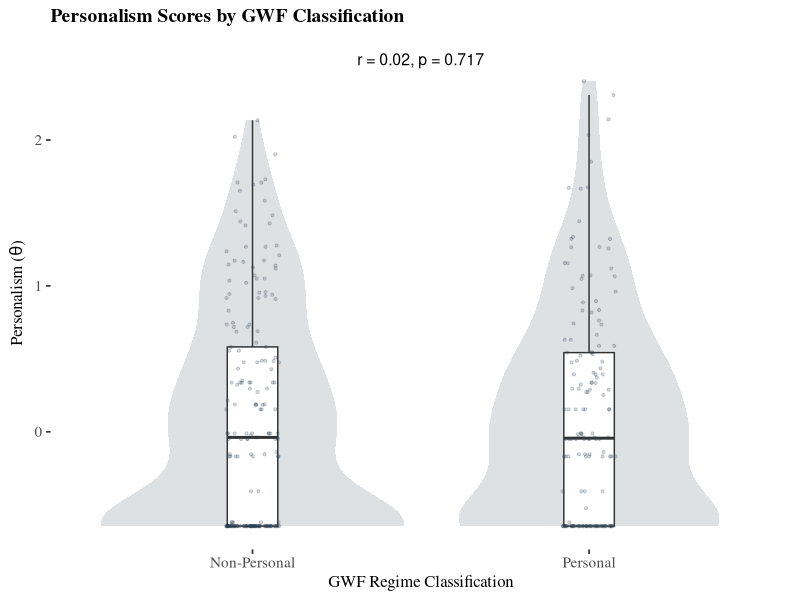
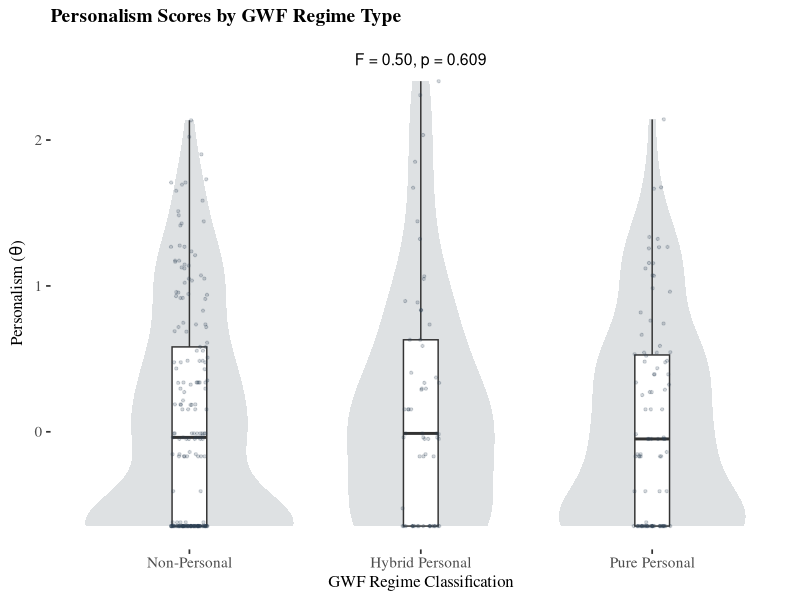
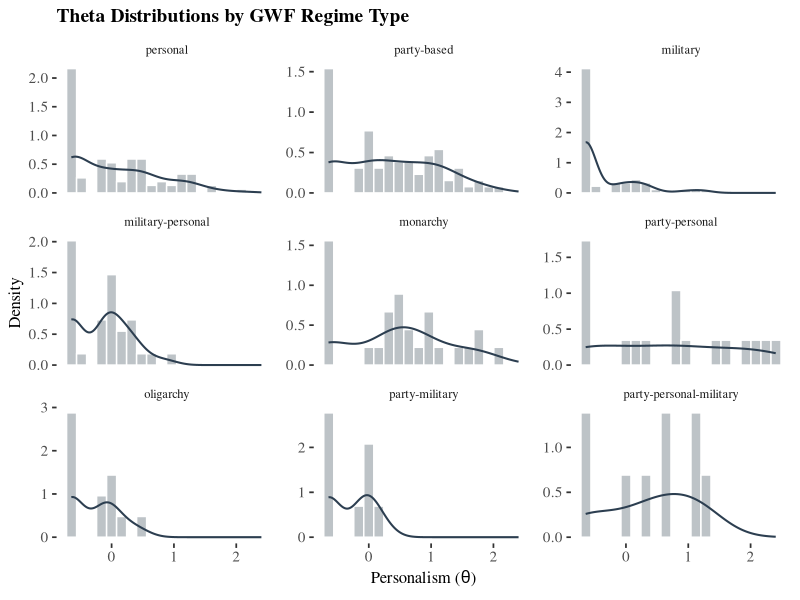

Here is the R script that generated these plots, in order: (Note: this script raises an error after producing the figures.)
# ============================================================================
# 04_gwf_comparison.R — Validate theta against GWF regime classifications
# ============================================================================

library(here)
library(readr)
library(dplyr)
library(tidyr)
library(ggplot2)
library(ggthemes)

fig_dir <- here("figures")
dir.create(fig_dir, showWarnings = FALSE)

# --- Load data --------------------------------------------------------------
gwf <- read_csv(here("data", "raw", "gwf_comparison.csv"), show_col_types = FALSE)
cat(sprintf("Loaded %d leaders, %d with GWF match\n",
            nrow(gwf), sum(!is.na(gwf$gwf_personal))))

# Restrict to matched leaders
matched <- gwf |> filter(!is.na(gwf_personal))

# --- Recode regime types into categories ------------------------------------
matched <- matched |>
  mutate(
    gwf_cat = case_when(
      gwf_regimetype == "personal" ~ "Pure Personal",
      grepl("personal", gwf_regimetype) ~ "Hybrid Personal",
      TRUE ~ "Non-Personal"
    ),
    gwf_cat = factor(gwf_cat,
                     levels = c("Non-Personal", "Hybrid Personal", "Pure Personal")),
    gwf_personal_f = factor(gwf_personal,
                            levels = c(0, 1),
                            labels = c("Non-Personal", "Personal"))
  )

# --- Summary statistics -----------------------------------------------------
cat("\n--- Theta by GWF binary classification ---\n")
summ_binary <- matched |>
  group_by(gwf_personal_f) |>
  summarise(
    n     = n(),
    mean  = mean(theta),
    sd    = sd(theta),
    med   = median(theta),
    .groups = "drop"
  )
print(summ_binary)

cat("\n--- Theta by GWF three-way classification ---\n")
summ_three <- matched |>
  group_by(gwf_cat) |>
  summarise(
    n     = n(),
    mean  = mean(theta),
    sd    = sd(theta),
    med   = median(theta),
    .groups = "drop"
  )
print(summ_three)

# --- Statistical tests ------------------------------------------------------

# Point-biserial correlation (= Pearson on binary)
r_pb <- cor.test(matched$theta, matched$gwf_personal)
cat(sprintf("\nPoint-biserial r = %.3f, p = %.4f, 95%% CI [%.3f, %.3f]\n",
            r_pb$estimate, r_pb$p.value,
            r_pb$conf.int[1], r_pb$conf.int[2]))

# Welch's t-test
tt <- t.test(theta ~ gwf_personal_f, data = matched)
cat(sprintf("Welch t = %.3f, df = %.1f, p = %.4f\n",
            tt$statistic, tt$parameter, tt$p.value))

# Cohen's d
personal    <- matched$theta[matched$gwf_personal == 1]
nonpersonal <- matched$theta[matched$gwf_personal == 0]
pooled_sd   <- sqrt(((length(personal) - 1) * sd(personal)^2 +
                      (length(nonpersonal) - 1) * sd(nonpersonal)^2) /
                     (length(personal) + length(nonpersonal) - 2))
cohens_d    <- (mean(personal) - mean(nonpersonal)) / pooled_sd
cat(sprintf("Cohen's d = %.3f\n", cohens_d))

# One-way ANOVA on three-way classification
aov_three <- aov(theta ~ gwf_cat, data = matched)
f_stat    <- summary(aov_three)[[1]][["F value"]][1]
f_pval    <- summary(aov_three)[[1]][["Pr(>F)"]][1]
cat(sprintf("ANOVA (3-way): F = %.3f, p = %.4f\n", f_stat, f_pval))

# --- Common theme -----------------------------------------------------------
base_theme <- theme_tufte(base_size = 13) +
  theme(
    plot.title    = element_text(size = 14, face = "bold"),
    axis.title    = element_text(size = 12),
    axis.text     = element_text(size = 11),
    strip.text    = element_text(size = 10)
  )

# =========================================================================
# Figure: Violin + Box plot — Binary classification
# =========================================================================
p_binary <- ggplot(matched, aes(x = gwf_personal_f, y = theta)) +
  geom_violin(fill = "#BDC3C7", alpha = 0.5, colour = NA) +
  geom_boxplot(width = 0.15, outlier.shape = NA, fill = "white") +
  geom_jitter(width = 0.08, alpha = 0.2, size = 0.8, colour = "#2C3E50") +
  labs(
    x = "GWF Regime Classification",
    y = expression(paste("Personalism (", theta, ")")),
    title = "Personalism Scores by GWF Classification"
  ) +
  annotate("text", x = 1.5, y = max(matched$theta) + 0.15,
           label = sprintf("r = %.2f, p = %.3f", r_pb$estimate, r_pb$p.value),
           size = 4, hjust = 0.5) +
  base_theme

ggsave(file.path(fig_dir, "fig_gwf_binary.pdf"), p_binary,
       device = cairo_pdf, width = 6.5, height = 5, dpi = 300)
cat("Saved: figures/fig_gwf_binary.pdf\n")

# =========================================================================
# Figure: Violin + Box plot — Three-way classification
# =========================================================================
p_three <- ggplot(matched, aes(x = gwf_cat, y = theta)) +
  geom_violin(fill = "#BDC3C7", alpha = 0.5, colour = NA) +
  geom_boxplot(width = 0.15, outlier.shape = NA, fill = "white") +
  geom_jitter(width = 0.08, alpha = 0.2, size = 0.8, colour = "#2C3E50") +
  labs(
    x = "GWF Regime Classification",
    y = expression(paste("Personalism (", theta, ")")),
    title = "Personalism Scores by GWF Regime Type"
  ) +
  annotate("text", x = 2, y = max(matched$theta) + 0.15,
           label = sprintf("F = %.2f, p = %.3f", f_stat, f_pval),
           size = 4, hjust = 0.5) +
  base_theme

ggsave(file.path(fig_dir, "fig_gwf_threeway.pdf"), p_three,
       device = cairo_pdf, width = 6.5, height = 5, dpi = 300)
cat("Saved: figures/fig_gwf_threeway.pdf\n")

# =========================================================================
# Figure: Theta distribution by regime type (faceted density)
# =========================================================================
regime_counts <- matched |>
  count(gwf_regimetype, sort = TRUE) |>
  filter(n >= 5, gwf_regimetype != "")

regime_df <- matched |>
  filter(gwf_regimetype %in% regime_counts$gwf_regimetype) |>
  mutate(gwf_regimetype = factor(gwf_regimetype,
                                  levels = regime_counts$gwf_regimetype))

p_regime <- ggplot(regime_df, aes(x = theta)) +
  geom_histogram(aes(y = after_stat(density)),
                 bins = 20, fill = "#BDC3C7", colour = "white") +
  geom_density(linewidth = 0.7, colour = "#2C3E50") +
  facet_wrap(~gwf_regimetype, ncol = 3, scales = "free_y") +
  labs(
    x = expression(paste("Personalism (", theta, ")")),
    y = "Density",
    title = "Theta Distributions by GWF Regime Type"
  ) +
  base_theme +
  theme(strip.text = element_text(size = 9))

ggsave(file.path(fig_dir, "fig_gwf_regimetype.pdf"), p_regime,
       device = cairo_pdf, width = 10, height = 7, dpi = 300)
cat("Saved: figures/fig_gwf_regimetype.pdf\n")

# =========================================================================
# Write LaTeX macros
# =========================================================================
tex_path <- here("paper", "gwf_statistics.tex")
sink(tex_path)
cat("% Auto-generated by 04_gwf_comparison.R — do not edit by hand\n\n")

cat(sprintf("\\newcommand{\\gwfNmatched}{%d}\n", nrow(matched)))
cat(sprintf("\\newcommand{\\gwfNpersonal}{%d}\n", sum(matched$gwf_personal == 1)))
cat(sprintf("\\newcommand{\\gwfNnonpersonal}{%d}\n", sum(matched$gwf_personal == 0)))
cat(sprintf("\\newcommand{\\gwfNunmatched}{%d}\n",
            nrow(gwf) - nrow(matched)))

# Binary means
cat(sprintf("\\newcommand{\\gwfMeanPersonal}{%.3f}\n",
            mean(personal)))
cat(sprintf("\\newcommand{\\gwfSDPersonal}{%.3f}\n",
            sd(personal)))
cat(sprintf("\\newcommand{\\gwfMeanNonpersonal}{%.3f}\n",
            mean(nonpersonal)))
cat(sprintf("\\newcommand{\\gwfSDNonpersonal}{%.3f}\n",
            sd(nonpersonal)))
cat(sprintf("\\newcommand{\\gwfDiffMeans}{%.3f}\n",
            mean(personal) - mean(nonpersonal)))

# Point-biserial
cat(sprintf("\\newcommand{\\gwfPBr}{%.3f}\n", r_pb$estimate))
cat(sprintf("\\newcommand{\\gwfPBp}{%.4f}\n", r_pb$p.value))
cat(sprintf("\\newcommand{\\gwfPBciLow}{%.3f}\n", r_pb$conf.int[1]))
cat(sprintf("\\newcommand{\\gwfPBciHigh}{%.3f}\n", r_pb$conf.int[2]))

# t-test
cat(sprintf("\\newcommand{\\gwfTstat}{%.3f}\n", tt$statistic))
cat(sprintf("\\newcommand{\\gwfTdf}{%.1f}\n", tt$parameter))
cat(sprintf("\\newcommand{\\gwfTp}{%.4f}\n", tt$p.value))

# Cohen's d
cat(sprintf("\\newcommand{\\gwfCohensD}{%.3f}\n", cohens_d))

# Three-way means
for (i in seq_len(nrow(summ_three))) {
  cat_label <- gsub("[- ]", "", summ_three$gwf_cat[i])
  cat(sprintf("\\newcommand{\\gwfMean%s}{%.3f}\n",
              cat_label, summ_three$mean[i]))
  cat(sprintf("\\newcommand{\\gwfN%s}{%d}\n",
              cat_label, summ_three$n[i]))
}

# ANOVA
cat(sprintf("\\newcommand{\\gwfFstat}{%.3f}\n", f_stat))
cat(sprintf("\\newcommand{\\gwfFp}{%.4f}\n", f_pval))

sink()
cat(sprintf("Wrote LaTeX macros to %s\n", tex_path))
cat("\nDone.\n")
